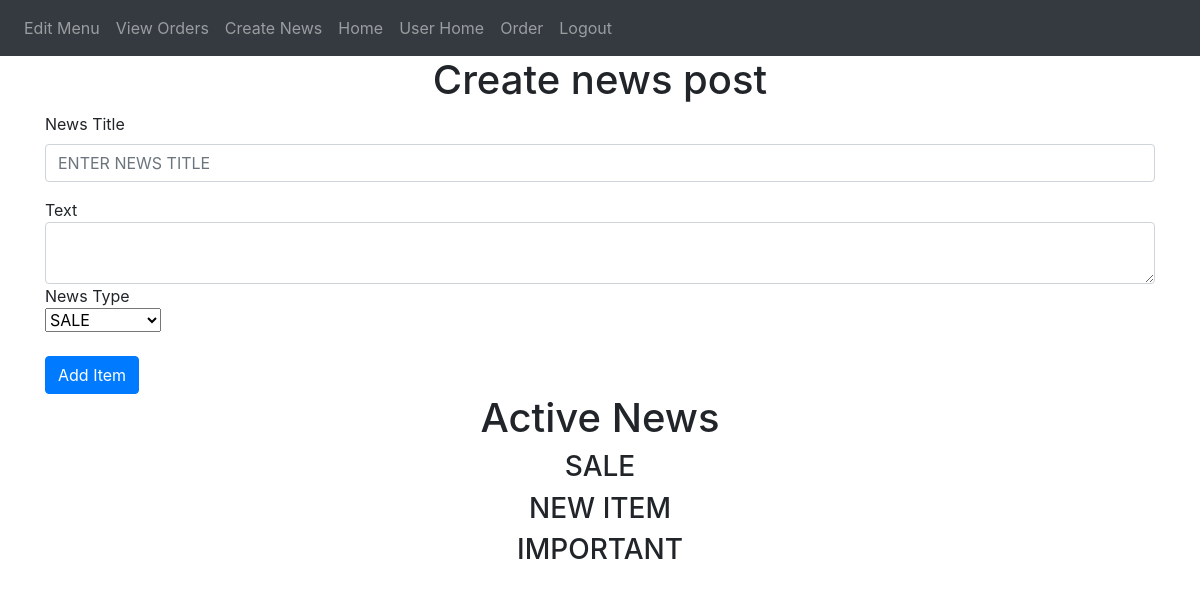
The app's page /create-news (signed in), older data.
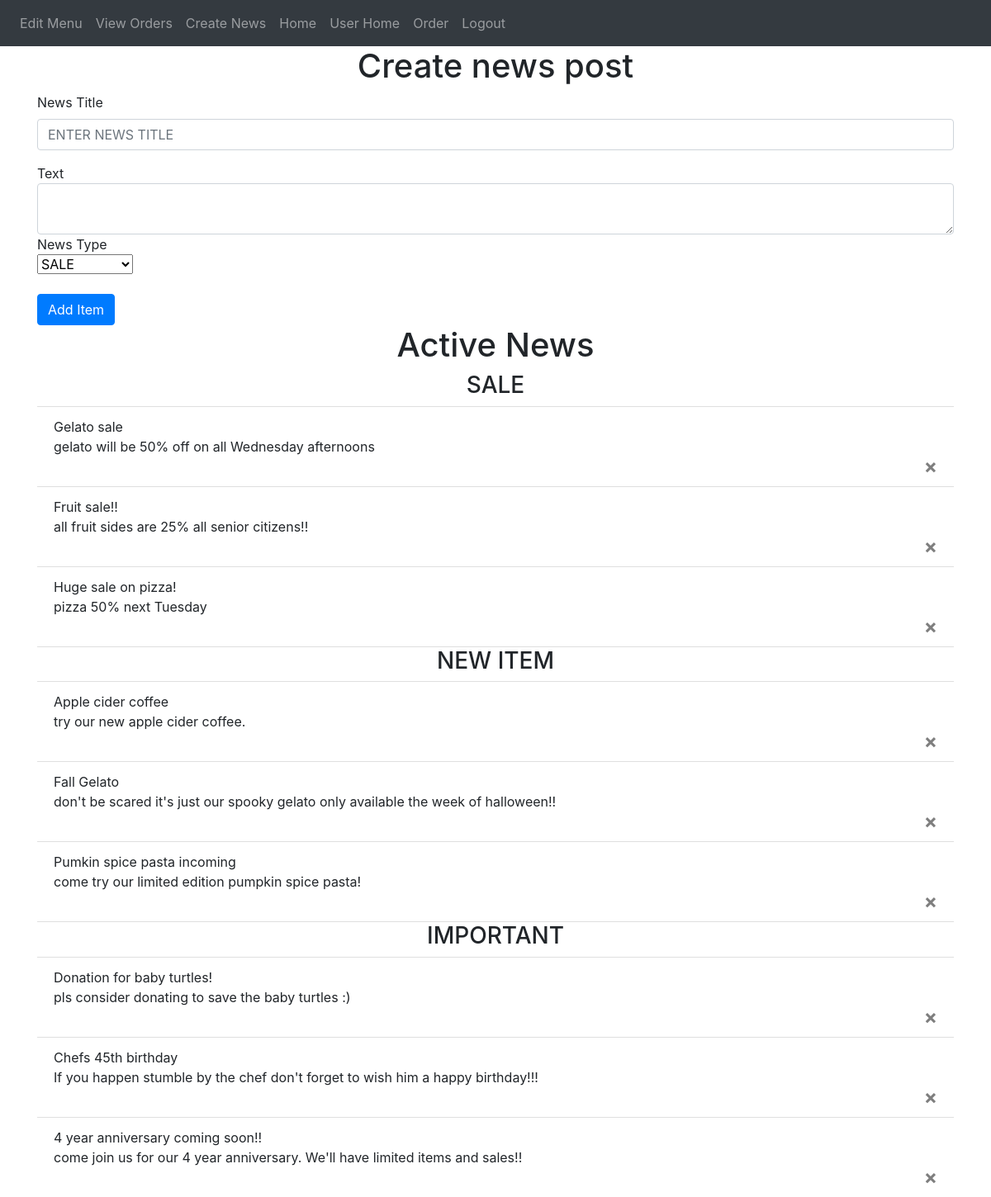
The same page, newer data.
### avanzareApp/models.py (models this page shows)
class News(db.Model):
    id = db.Column(db.Integer, primary_key=True)
    title = db.Column(db.String(150))
    text = db.Column(db.String(10000))
    news_type = db.Column(db.String(150))
    featured = db.Column(db.String(10))
    date = db.Column(db.DateTime(timezone=True), default=func.now())

### avanzareApp/views.py (the view, shortened to what this page needs)
@views.route('/create-news', methods=['GET', 'POST'])
@login_required
def create_news():
    news = db.session.query(News).order_by(News.id.desc()).all()
    return render_template("create_news.html", news=news, user=current_user)

### avanzareApp/__init__.py (called while the page is built)
def create_app():
    app = Flask(__name__)
    app.config['SECRET KEY'] = 'iudsdbciud ccdoi'
    app.config['SQLALCHEMY_DATABASE_URI'] = f'sqlite:///{DB_NAME}'
    db.init_app(app)
    from .views import views
    from .auth import auth
    app.register_blueprint(views, url_prefix='/')
    app.register_blueprint(auth, url_prefix='/')
    from .models import User, Note
    with app.app_context():
        db.create_all()
    login_manager = LoginManager()
    login_manager.login_view = 'auth.start_page'
    login_manager.init_app(app)
    @login_manager.user_loader
    def load_user(id):
        return User.query.get(int(id))
    return app

### avanzareApp/templates/create_news.html (shortened to what this page needs)
{% extends "base.html" %} {% block title %}Home{% endblock %}
{% block content %}
<form method="POST">
    <h1 align="center">Create news post</h1>
    <div class="form-group">
        <label for="title" >News Title</label>
        <input
                type="title"
                class="form-control"
                id="title"
                name="title"
                placeholder="ENTER NEWS TITLE"
        />
    </div>
    <div>Text</div>
    <textarea name="text" id="text" class="form-control"></textarea>
    <div>News Type</div>
    <select class="selectpicker" type="news_type" id="news_type" name="news_type">
      <option>SALE</option>
    </select>
    <br />
    <br />
    <button type="submit" class="btn btn-primary">Add Item</button>
</form>
<h1 align="center"> Active News </h1>
        <ul class="list-group list-group-flush" id="items">
            {% set print_once = 1 %}
            {% for news_type in ["SALE", "NEW ITEM", "IMPORTANT"] %}
                {% if print_once == 1 %}
                    <h3 align="center"> {{ news_type }} </h3>
                    {% set print_once = 0 %}
                {% endif %}
              {% for news_post in news %}
                    {% if news_post.news_type == news_type %}
                      <li class="list-group-item">
                          {{ news_post.title }}
                          <br />
                          {{ news_post.text }}
                          <br />
                          <button type="button" class="close" onClick="deleteNewsPost({{ news_post.id }})">
                              <span aria-hidden="true">&times;</span>
                            </button>
                      </li>
                    {% endif %}
              {% endfor %}
            {% set print_once = 1 %}
            {% endfor %}
        </ul>
{% endblock %}

Row changes from the older to the newer data that the page shows:
added News: title "Gelato sale", text "gelato will be 50% off on all Wednesday afternoons", shown under "SALE"
added News: title "Fruit sale!!", text "all fruit sides are 25% all senior citizens!!", shown under "SALE"
added News: title "Huge sale on pizza!", text "pizza 50% next Tuesday", shown under "SALE"
added News: title "Apple cider coffee", text "try our new apple cider coffee.", shown under "NEW ITEM"
added News: title "Fall Gelato", text "don't be scared it's just our spooky gelato only available the week of halloween!!", shown under "NEW ITEM"
added News: title "Pumkin spice pasta incoming", text "come try our limited edition pumpkin spice pasta!", shown under "NEW ITEM"
added News: title "Donation for baby turtles!", text "pls consider donating to save the baby turtles :)", shown under "IMPORTANT"
added News: title "Chefs 45th birthday", text "If you happen stumble by the chef don't forget to wish him a happy birthday!!!", shown under "IMPORTANT"
added News: title "4 year anniversary coming soon!!", text "come join us for our 4 year anniversary. We'll have limited items and sales!!", shown under "IMPORTANT"
